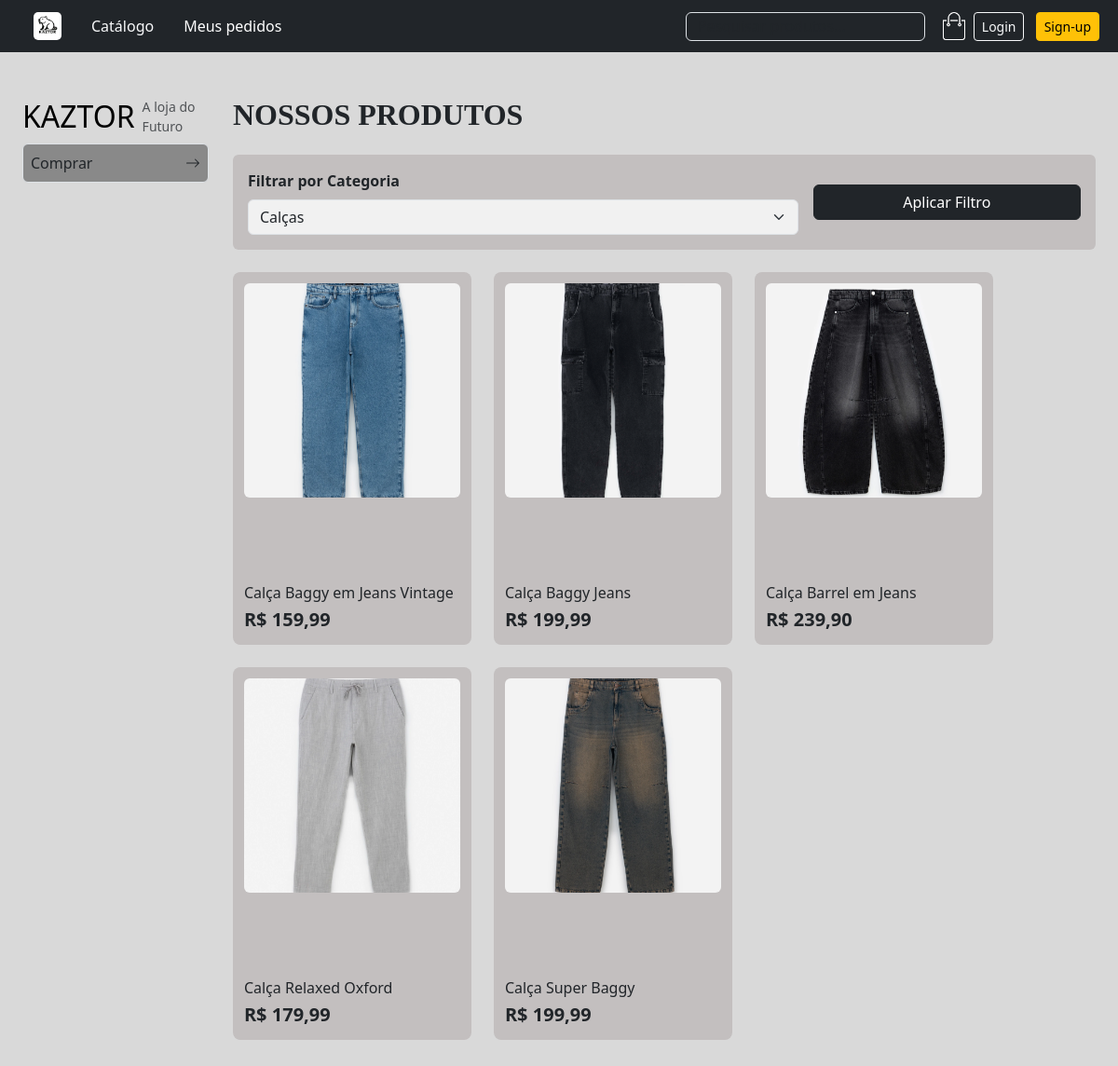
/PHP/listaProdutos.php?categoria=4, run on the app's committed database.
### tables this page shows
CREATE TABLE `produto` (
  `ProdutoID` int(11) NOT NULL,
  `descricaoProduto` varchar(250) NOT NULL,
  `corProduto` varchar(100) NOT NULL,
  `precoProduto` double NOT NULL,
  `quantidadeEstoqueProduto` int(11) NOT NULL,
  `ImagemProduto` varchar(250) NOT NULL,
  `CategoriaID` int(11) NOT NULL
);

### PHP/listaProdutos.php (the view, shortened to what this page needs)
<!DOCTYPE html>
<html lang="pt-br">
<head>
    <link href="https://cdn.jsdelivr.net/npm/bootstrap@5.3.7/dist/css/bootstrap.min.css" rel="stylesheet"
 />
    <link rel="stylesheet" href="../css/style.css">
</head>
<body>
    <?php include "../header.php"; ?>
    <section class="py-5">
  <div class="container-fluid px-4">
    <div class="d-flex flex-column flex-md-row gap-4 align-items-start">
      <div class="feature" style="width: 300px;">
        <div class="d-flex align-items-center gap-2 mb-2">
          <h3 class="fs-2 text-body-emphasis m-0">KAZTOR</h3>
          <p class="m-0 small text-muted">A loja do Futuro</p>
        </div>
        <a href="#" style="text-decoration: none; color: inherit">
          <div class="botaocompra d-flex align-items-center gap-2 border rounded p-2 mt-2">
            Comprar
            <svg xmlns="http://www.w3.org/2000/svg" width="16" height="16" fill="currentColor"
              class="bi bi-arrow-right" viewBox="0 0 16 16">
              <path fill-rule="evenodd"
                d="M1 8a.5.5 0 0 1 .5-.5h11.793l-3.147-3.146a.5.5 0 0 1 .708-.708l4 4a.5.5 0 0 1 0 .708l-4 4a.5.5 0 0 1-.708-.708L13.293 8.5H1.5A.5.5 0 0 1 1 8" />
            </svg>
          </div>
        </a>
      </div>
<div class="flex-grow-1">
    <h2 class="mb-4 fw-bold" style="font-family: serif;">NOSSOS PRODUTOS</h2>
    <form action="index.php" method="GET" class="mb-4 p-3 rounded" style="background-color: #c3bfbf;">
        <div class="row g-3 align-items-center">
            <div class="col-md-8">
                <label for="categoria" class="form-label fw-bold">Filtrar por Categoria</label>
                <select name="categoria" id="categoria" class="form-select">
                    <?php
                    $cat_result = mysqli_query($conn, "SELECT * FROM categoria ORDER BY NomeCategoria");
                    $selected_cat = $_GET['categoria'] ?? '';
                    while ($cat = mysqli_fetch_assoc($cat_result)) {
                        $selected = ($cat['CategoriaID'] == $selected_cat) ? 'selected' : '';
                        echo "<option value='{$cat['CategoriaID']}' {$selected}>" . htmlspecialchars($cat['NomeCategoria']) . "</option>";
                    }
                    ?>
                </select>
            </div>
            <div class="col-md-4 d-flex align-items-end">
                <button type="submit" class="btn btn-dark w-100 mt-2 mt-md-0">Aplicar Filtro</button>
            </div>
        </div>
    </form>
    <div class="d-flex gap-4 overflow-auto flex-nowrap pb-3" style="overflow-wrap: break-word;">
    <div class="d-flex flex-wrap justify-content-start gap-4 pb-3">
        <?php
        $category = $_GET['categoria'] ?? '';
        $sql = "SELECT * FROM produto WHERE 1=1";
        if (!empty($category)) {
            $sql .= " AND CategoriaID = " . intval($category);
        }
        $sql .= " ORDER BY descricaoProduto ASC";
        $resultado = mysqli_query($conn, $sql);
        if (mysqli_num_rows($resultado) > 0) {
            while ($produto = mysqli_fetch_assoc($resultado)) {
                $imagem = !empty($produto['ImagemProduto'])
                    ? "./" . htmlspecialchars($produto['ImagemProduto'])
                    : "https://via.placeholder.com/300x200?text=Sem+Imagem";
                echo "
                <a href='/TCCphpJoca/detalhesProduto.php?id=" .  $produto['ProdutoID'] . "' class='text-decoration-none text-dark'>
                    <div class='produto-card d-flex flex-column'
                        style='width: 16rem; min-width: 16rem; height: 400px;
                               background: #c3bfbf; border-radius: 8px;                                overflow: hidden; padding: 12px;
                               transition: 0.2s ease;'>
                        <div class='img-container' style='flex: 1; display: flex; align-items-center; justify-content: center;'>
                            <img src='/TCCphpJoca/$imagem'
                                 style='width: 100%; height: 230px; object-fit: cover; border-radius: 6px;'
                                 alt='Produto'>
                        </div>
                        <div class='mt-3'>
                            <h6 class='fw-normal text-truncate mb-1'>" . htmlspecialchars($produto['descricaoProduto']) . "</h6>
                        </div>
                        <div class='mt-auto'>
                            <p class='fw-bold text-dark fs-5 mb-0'>
                                R$ " . number_format($produto['precoProduto'], 2, ',', '.') . "
                            </p>
                        </div>
                    </div>
                </a>
                ";
            }
        } else {
            echo "<div class='alert alert-warning w-100'>Nenhum produto cadastrado ainda.</div>";
            echo "<div class='alert alert-warning w-100'>Nenhum produto encontrado com os filtros aplicados.</div>";
        }
        ?>
    </div>
</div>
        </div>
      </div>
    </div>
</section>
</body>
</html>

### css/style.css (style rules this page uses)
body { background-color: #D9D9D9; }
.botaocompra { padding: 10px 15px; background-color: #898989; display: flex; justify-content: space-between; align-items: center; max-width: 200px; }
html, body { height: 100%; }
.form-select,.form-control { background-color: #f1f1f1; }

### data on the page
produto: ImagemProduto (picture), descricaoProduto "Calça Baggy em Jeans Vintage", precoProduto "159,99"
produto: ImagemProduto (picture), descricaoProduto "Calça Baggy Jeans", precoProduto "199,99"
produto: ImagemProduto (picture), descricaoProduto "Calça Barrel em Jeans", precoProduto "239,90"
produto: ImagemProduto (picture), descricaoProduto "Calça Relaxed Oxford", precoProduto "179,99"
produto: ImagemProduto (picture), descricaoProduto "Calça Super Baggy", precoProduto "199,99"

### other printed values
form field categoria "Calças"
